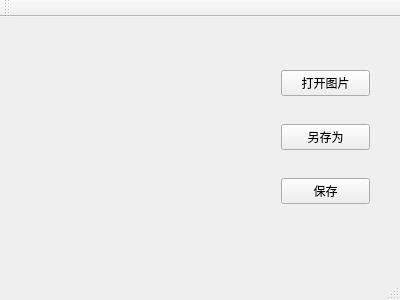
<?xml version="1.0" encoding="UTF-8"?>
<ui version="4.0">
 <class>MainWindow</class>
 <widget class="QMainWindow" name="MainWindow">
  <property name="geometry">
   <rect>
    <x>0</x>
    <y>0</y>
    <width>400</width>
    <height>300</height>
   </rect>
  </property>
  <property name="windowTitle">
   <string>MainWindow</string>
  </property>
  <widget class="QWidget" name="centralWidget">
   <widget class="QLabel" name="label">
    <property name="geometry">
     <rect>
      <x>10</x>
      <y>20</y>
      <width>211</width>
      <height>221</height>
     </rect>
    </property>
    <property name="text">
     <string/>
    </property>
   </widget>
   <widget class="QWidget" name="layoutWidget">
    <property name="geometry">
     <rect>
      <x>270</x>
      <y>20</y>
      <width>111</width>
      <height>201</height>
     </rect>
    </property>
    <layout class="QVBoxLayout" name="verticalLayout">
     <item>
      <widget class="QPushButton" name="pushButton">
       <property name="text">
        <string>打开图片</string>
       </property>
      </widget>
     </item>
     <item>
      <widget class="QPushButton" name="pushButton_2">
       <property name="text">
        <string>另存为</string>
       </property>
      </widget>
     </item>
     <item>
      <widget class="QPushButton" name="pushButton_3">
       <property name="text">
        <string>保存</string>
       </property>
      </widget>
     </item>
    </layout>
   </widget>
  </widget>
  <widget class="QMenuBar" name="menuBar">
   <property name="geometry">
    <rect>
     <x>0</x>
     <y>0</y>
     <width>400</width>
     <height>25</height>
    </rect>
   </property>
  </widget>
  <widget class="QToolBar" name="mainToolBar">
   <attribute name="toolBarArea">
    <enum>TopToolBarArea</enum>
   </attribute>
   <attribute name="toolBarBreak">
    <bool>false</bool>
   </attribute>
  </widget>
  <widget class="QStatusBar" name="statusBar"/>
 </widget>
 <layoutdefault spacing="6" margin="11"/>
 <resources/>
 <connections>
  <connection>
   <sender>pushButton</sender>
   <signal>clicked()</signal>
   <receiver>MainWindow</receiver>
   <slot>choosePicture()</slot>
   <hints>
    <hint type="sourcelabel">
     <x>365</x>
     <y>98</y>
    </hint>
    <hint type="destinationlabel">
     <x>359</x>
     <y>424</y>
    </hint>
   </hints>
  </connection>
  <connection>
   <sender>pushButton_2</sender>
   <signal>clicked()</signal>
   <receiver>MainWindow</receiver>
   <slot>saveToOtherPath()</slot>
   <hints>
    <hint type="sourcelabel">
     <x>307</x>
     <y>166</y>
    </hint>
    <hint type="destinationlabel">
     <x>328</x>
     <y>369</y>
    </hint>
   </hints>
  </connection>
  <connection>
   <sender>pushButton_3</sender>
   <signal>clicked()</signal>
   <receiver>MainWindow</receiver>
   <slot>save()</slot>
   <hints>
    <hint type="sourcelabel">
     <x>338</x>
     <y>228</y>
    </hint>
    <hint type="destinationlabel">
     <x>350</x>
     <y>388</y>
    </hint>
   </hints>
  </connection>
 </connections>
 <slots>
  <slot>choosePicture()</slot>
  <slot>saveToOtherPath()</slot>
  <slot>save()</slot>
 </slots>
</ui>
